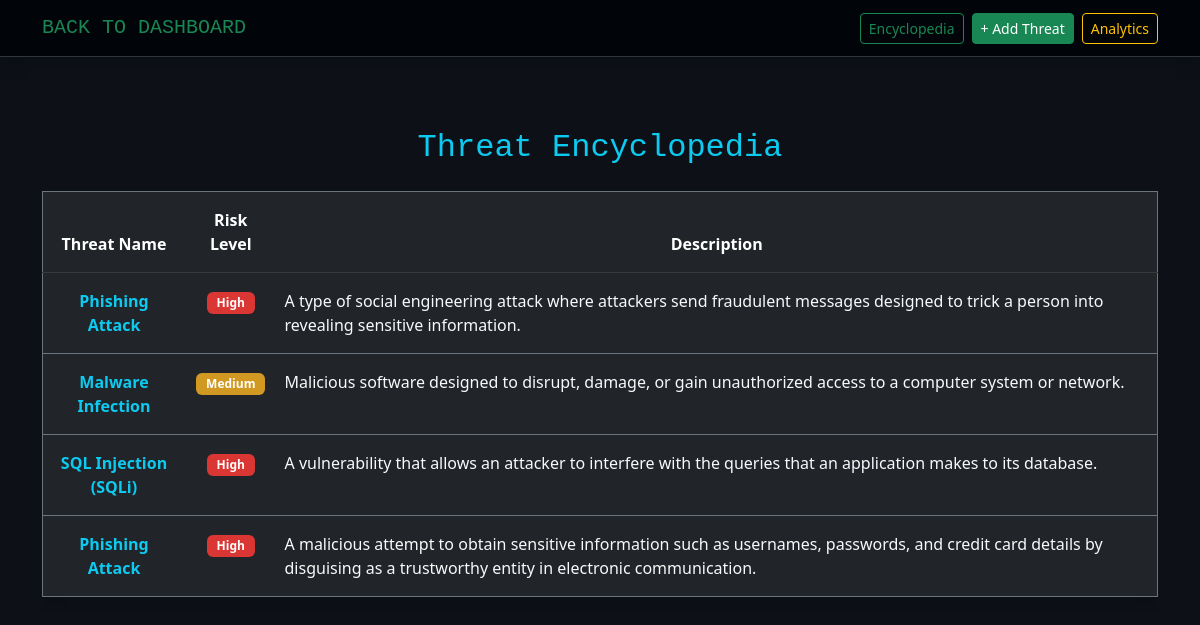
The page /cyber/threats/ on the database its author committed.
### cyber_project/models.py (models this page shows, shortened)
class CyberThreat(models.Model):
    RISK_LEVELS = [('High', 'High'), ('Medium', 'Medium'), ('Low', 'Low')]
    name = models.CharField(max_length=100)
    description = models.TextField()
    risk_level = models.CharField(max_length=10, choices=RISK_LEVELS)
    prevention_tips = models.TextField()
    category = models.ForeignKey(ThreatCategory, on_delete=models.CASCADE, null=True, blank=True)
    references = models.ManyToManyField(SecurityReference, blank=True)
    threat_image = models.ImageField(upload_to='threat_pics/', null=True, blank=True)

### cyber_project/views.py (the view)
# urls.py: path('threats/', views.threat_list, name='threat_list'),
def threat_list(request):
    query = request.GET.get('q')
    if query:
        threats = CyberThreat.objects.filter(Q(name__icontains=query) | Q(description__icontains=query))
    else:
        threats = CyberThreat.objects.all().prefetch_related('references')
    return render(request, 'cyber_project/threat_list.html', {'threats': threats})

### cyber_project/templates/cyber_project/threat_list.html
{% extends 'cyber_project/base.html' %}
{% load static %}
{% block content %}
<div class="py-5 text-center">
    <h2 class="mb-4 text-info font-monospace">Threat Encyclopedia</h2>
    <div class="table-responsive">
        <table class="table table-dark table-hover border border-secondary shadow">
            <thead>
                <tr class="table-dark">
                    <th class="py-3">Threat Name</th>
                    <th class="py-3">Risk Level</th>
                    <th class="py-3">Description</th>
                </tr>
            </thead>
            <tbody>
                {% for threat in threats %}
                <tr>
                    <td class="fw-bold text-info py-3">
                        {{ threat.name|truncatechars:25 }}
                    </td>
                    <td class="py-3">
                        <span class="badge badge-{{ threat.risk_level }}">{{ threat.risk_level }}</span>
                    </td>
                    <td class="text-light py-3 text-start">{{ threat.description }}</td>
                </tr>
                {% endfor %}
            </tbody>
        </table>
    </div>
</div>
{% endblock %}

### cyber_project/templates/cyber_project/base.html (style rules this page uses)
body { background-color: #0d1117; color: #c9d1d9; }
.badge-High { background-color: #da3633; color: white; padding: 5px 10px; }
.badge-Medium { background-color: #d29922; color: white; padding: 5px 10px; }

### rows shown on the page
CyberThreat: name "Phishing Attack", risk_level "High", description "A type of social engineering attack where attackers send fraudulent messages designed to trick a person into revealing sensitive information."
CyberThreat: name "Malware Infection", risk_level "Medium", description "Malicious software designed to disrupt, damage, or gain unauthorized access to a computer system or network."
CyberThreat: name "SQL Injection (SQLi)", risk_level "High", description "A vulnerability that allows an attacker to interfere with the queries that an application makes to its database."
CyberThreat: name "Phishing Attack", risk_level "High", description "A malicious attempt to obtain sensitive information such as usernames, passwords, and credit card details by disguising as a trustworthy entity in electronic communication."
